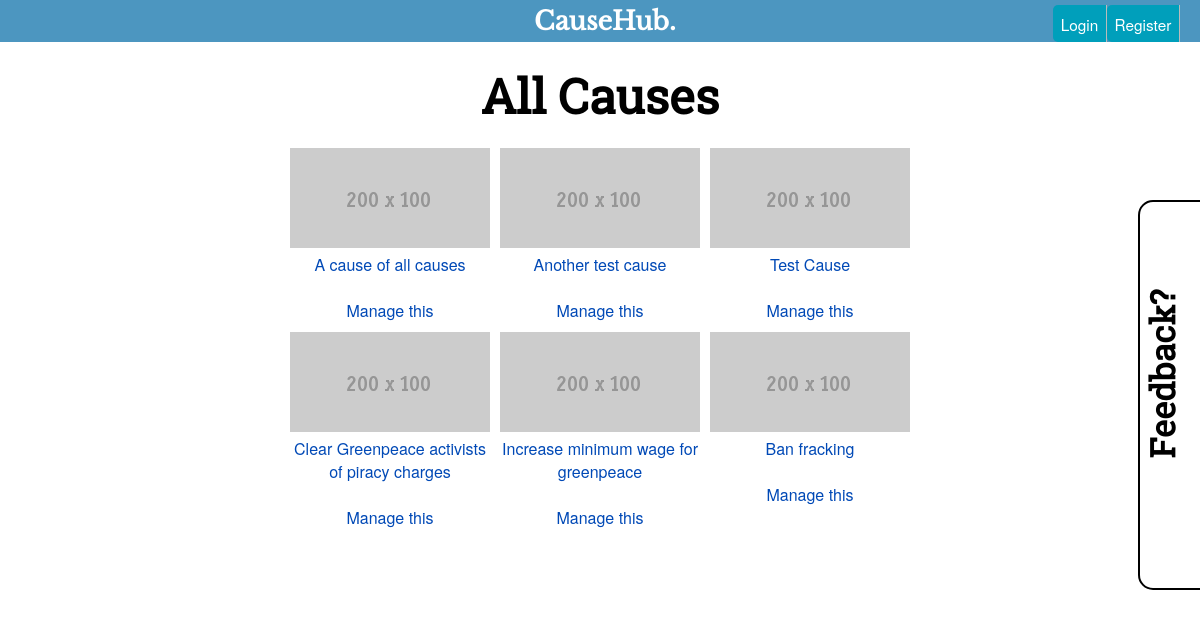
The page /browse/index.php on the database as committed earlier.
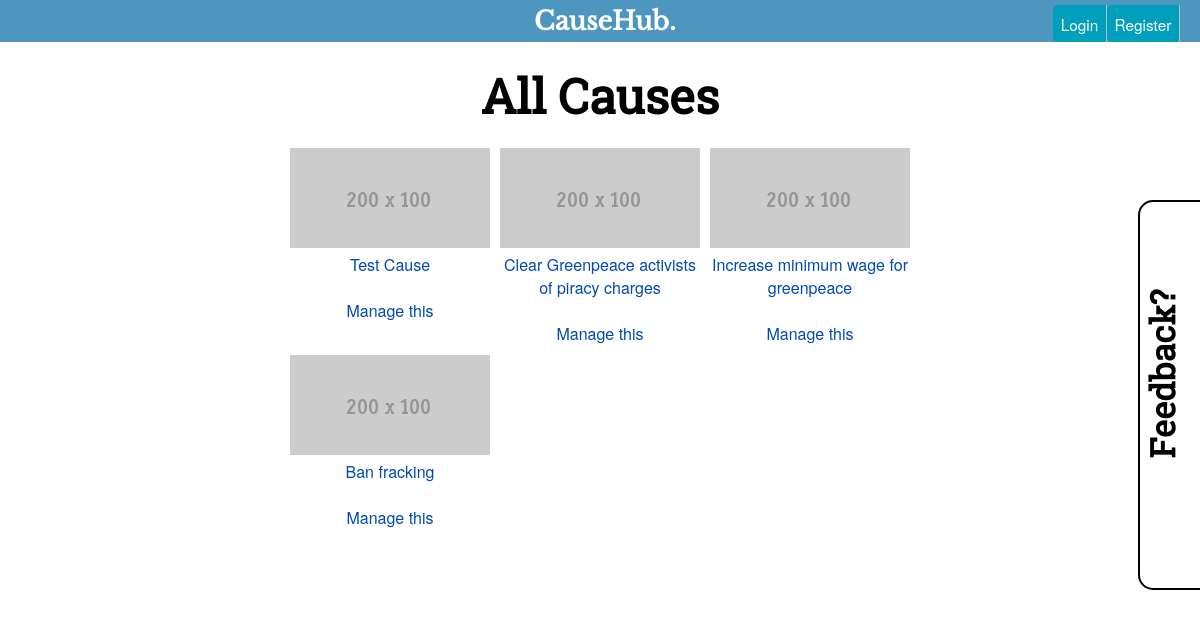
The same page on the database as committed later.
### tables this page shows
CREATE TABLE IF NOT EXISTS `causes` (
  `id` int(11) NOT NULL AUTO_INCREMENT,
  `uid` int(11) NOT NULL,
  `name` varchar(100) NOT NULL,
  `slug` varchar(50) NOT NULL,
  `started` varchar(30) NOT NULL,
  `description` text NOT NULL,
  `category` varchar(25) NOT NULL,
  `hidden` int(11) NOT NULL,
  `deleted` int(11) NOT NULL,
  PRIMARY KEY (`id`)
);

### scripts/functions.php (called while the page is built, shortened)
<?php
function checkSession() {
    $sessionid = $_SESSION['id'];
    if ($sessionid == '') {
        return false;
    }
}
?>

### browse/index.php (the view, shortened to what this page needs)
<?php
	include ($_SERVER['DOCUMENT_ROOT'].'/scripts/functions.php');
	if(checkSession()){$loggedin = true;} else {$loggedin = false;}
?>
<!DOCTYPE html>
<html>
<head>
	<link rel="stylesheet" type="text/css" href="style.css">
	<link rel="stylesheet" href="/css/style.css">
	<link rel="stylesheet" href="/plugins/alertify/alertify.core.css" />
	<link rel="stylesheet" href="/plugins/alertify/alertify.default.css" />
	<link rel="stylesheet" href="/plugins/nprogress/nprogress.css" />
</head>
<body>
	<header>
		<h1><a href="/">CauseHub.</a></h1>
		<?php
		if($loggedin){
			echo '<span class="loggedin">Welcome back, <a href="/dash">'.getCurrentUserInfo('fname').' '.getCurrentUserInfo('lname').'</a> | <a href="/scripts/logout.php" class="logout">Logout</a></span>';
		} else {
			echo '<span class="login"><a href="/login"><button>Login</button></a><a href="/Register"><button>Register</button></a></span>';
		}
	?>
	</header>
	<main class="dash">
		<h1>All Causes</h1>
		<section class="causeThumbs">
		<?php
		$sql = mysql_query("SELECT * FROM causes WHERE hidden='0' AND deleted='0' ORDER BY id DESC LIMIT 15");
			while($array = mysql_fetch_array($sql)){
				echo '
				<a href="/cause/'.$array['slug'].'/">
				<figure>
				  <img src="/images/200x100_placeholder.gif" alt="'.$array['name'].'">
				  <figcaption>'.$array['name'].'</figcaption><br><a href="/editcause/'.$array['slug'].'/" class="dashmanage">Manage this</a>
				</figure>
				</a>
				';
			}
		?>
	</section>
	</main>
	<?php include ($_SERVER['DOCUMENT_ROOT'].'/scripts/feedback-include.php'); ?>
</body>
</html>

### scripts/feedback-include.php (shortened to what this page needs)
<div class="feedback">
	<form id='feedbackform' method='post' action='#' onsubmit="return false;">
		<h2>Feedback?</h2>
	</form>
</div>

### css/style.css (style rules this page uses)
html, body { overflow-x: hidden; }
* { padding: 0; margin: 0; font-family: "HelveticaNeue-Light", "Helvetica Neue Light", "Helvetica Neue", Helvetica, Arial, "Lucida Grande", sans-serif; }
a { text-decoration: none; color: #0049b6; }
h1, h2, h3 { font-family: "RobotoSlab", serif; }
h1 a { font-family: "LibreBaskerville", sans-serif; color: #fff; }
form { font-size: 1.4em; }
button, input[type=submit] { font-size: 1em; color: #fff; padding: .5em; background: #009fbb; border: 0; border-radius: 5px; }
body > header { background: rgba(0, 106, 166, 0.7); color: #fff; text-align: center; font-size: .8em; position: fixed; width: 100%; padding: 5px; z-index: 999; }
body > header h1 { font-family: "LibreBaskerville", sans-serif; }
body > header span.login, body > header span.loggedin { position: absolute; right: 30px; top: 5px; font-size: 1.2em; }
body > header span.login button:nth-of-type(1), body > header span.loggedin button:nth-of-type(1) { border-top-right-radius: 0; border-bottom-right-radius: 0; border-right: 1px solid #bbbbbb; }
section { padding: 1em; }
main { width: 99%; margin: 5px auto; }
main h1 { font-size: 3em; }
main.dash { text-align: center; margin-top: 4em; }
section.causeThumbs { width: 630px; max-width: 100%; margin: 0 auto; text-align: center; }
section.causeThumbs figure { max-width: 200px; float: left; margin: 5px; text-align: center; }

### scripts/feedback-include.php (style rules this page uses)
div.feedback { position: fixed; top: calc(50% - 200px); right: calc(-250px + 1.6em); background: rgba(255, 255, 255, 0.8); border: solid 2px black; border-radius: 15px; width: 250px; padding: 1em; z-index: 999; -webkit-transition: 1s; -moz-transition: 1s; -o-transition: 1s; -ms-transition: 1s; transition: 1s; }
div.feedback form { position: relative; width: 100%; left: 2em; }
div.feedback h2 { -webkit-transform:rotate(270deg); -moz-transform:rotate(270deg); -o-transform:rotate(270deg); -ms-transform:rotate(270deg); transform:rotate(270deg); position: absolute; left: -3.7em; top: 4em; }

Rows that differ between the two databases and show on the page:
removed causes: name "A cause of all causes"
no longer on this page (row edited): causes: name "Another test cause"
